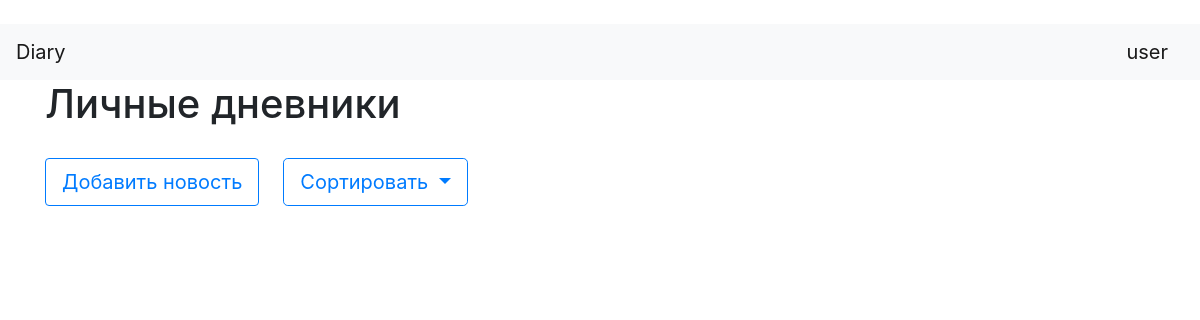
Before: / (signed in) with the older database file.
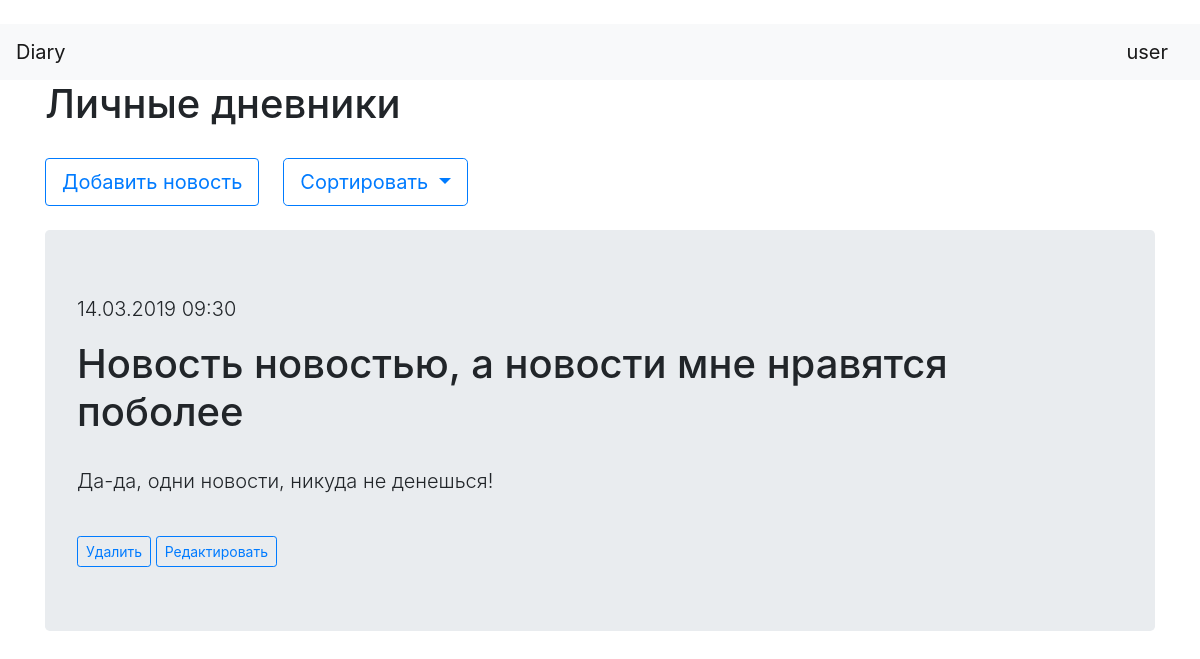
After: the same page with the newer database file.
### tables this page shows
CREATE TABLE news
                            (id INTEGER PRIMARY KEY AUTOINCREMENT,
                             title VARCHAR(100),
                             content VARCHAR(1000),
                             user_id INTEGER,
                             pub_date INTEGER
                             , "pic"	VARCHAR(100));

### application.py (the view)
@app.route('/')
def index():
    if "username" not in session:
        return redirect('/login')
    news = NewsModel(db.get_connection())
    all_news = []
    for i in news.get_all(session['userid'], session['sort']):
        all_news.append({'pic': Image.open("static/img/" + i[5]) if i[5] != "0" else i[5], 'pub_date': datetime.fromtimestamp(i[4]).strftime('%d.%m.%Y %H:%M'),
                        'content': i[2], 'title': i[1], 'nid': i[0]})
    return render_template('index.html', title='Личные дневники', news=all_news, Image=Image, os=os)

### db.py (called while the page is built)
    def get_connection(self):
        return self.conn

    def get_all(self, user_id=None, sort=0):
        if sort == 0:
            order = ' ORDER BY pub_date DESC'
        elif sort == 1:
            order = ' ORDER BY title'
        cursor = self.connection.cursor()
        if user_id:
            cursor.execute("SELECT * FROM news WHERE user_id = ?" + order,
                           (str(user_id),))
        else:
            cursor.execute("SELECT * FROM news" + order)
        rows = cursor.fetchall()
        return rows

### templates/index.html (shortened to what this page needs)
﻿{% extends "base.html" %}
{% block content %}
<h1>{{title}}</h1>
<div class="btn-group">
    <a href="/add_news" class="btn btn-outline-primary btn-lg mb-4 rounded" role="button">Добавить новость</a>
    <div class="dropdown">
        <button class="btn btn-outline-primary dropdown-toggle btn-lg ml-4" type="button" id="dropdownMenuButton"
                data-toggle="dropdown" aria-haspopup="true" aria-expanded="false">Сортировать
        </button>
    </div>
</div>
{% for new in news %}
<div class="jumbotron">
    <p class="lead">{{ new['pub_date'] }}</p>
    <h1 class="display-5">{{ new['title'] }}</h1>
    <p class="lead">{{ new['content'] }}</p>
    <a href="/delete_news/{{new['nid']}}" class="btn btn-outline-primary btn-sm mt-4" role="button">Удалить</a>
    <a href="/edit_news/{{new['nid']}}" class="btn btn-outline-primary btn-sm mt-4" role="button">Редактировать</a>
</div>
{% endfor %}
{% endblock %}

### templates/base.html (shortened to what this page needs)
<!doctype html>
<html lang="en">
<head>
    <link rel="stylesheet" href="https://maxcdn.bootstrapcdn.com/bootstrap/4.0.0/css/bootstrap.min.css"
>
</head>
<body>
<header>
    <nav class="navbar navbar-light bg-light">
        <a class="navbar-brand" href="/">Diary</a>
        {% if "username" in session %}
        <a class="navbar-brand" href="/logout">{{session['username']}}
        </a>
        {% endif %}
    </nav>
</header>
<main role="main" class="container">
    {% block content %}{% endblock %}
</main>
</body>
</html>

### templates/base.html (style rules this page uses)
h1 { margin-bottom: 30px }

Changed rows visible on the page:
added news: pub_date "14.03.2019 09:30", title "Новость новостью, а новости мне нравятся поболее", content "Да-да, одни новости, никуда не денешься!"
